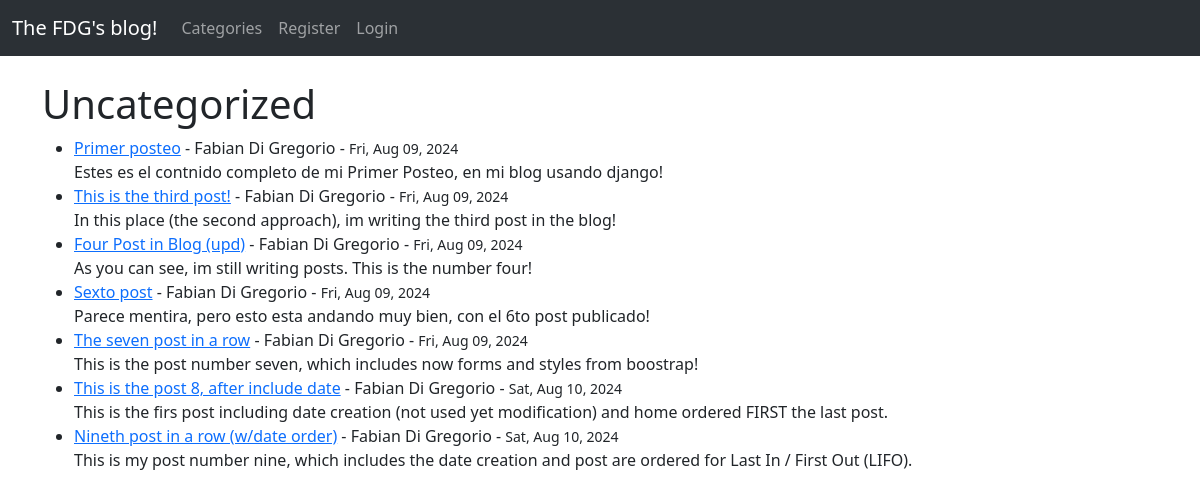
Page /category/uncategorized/ on the earlier database version.
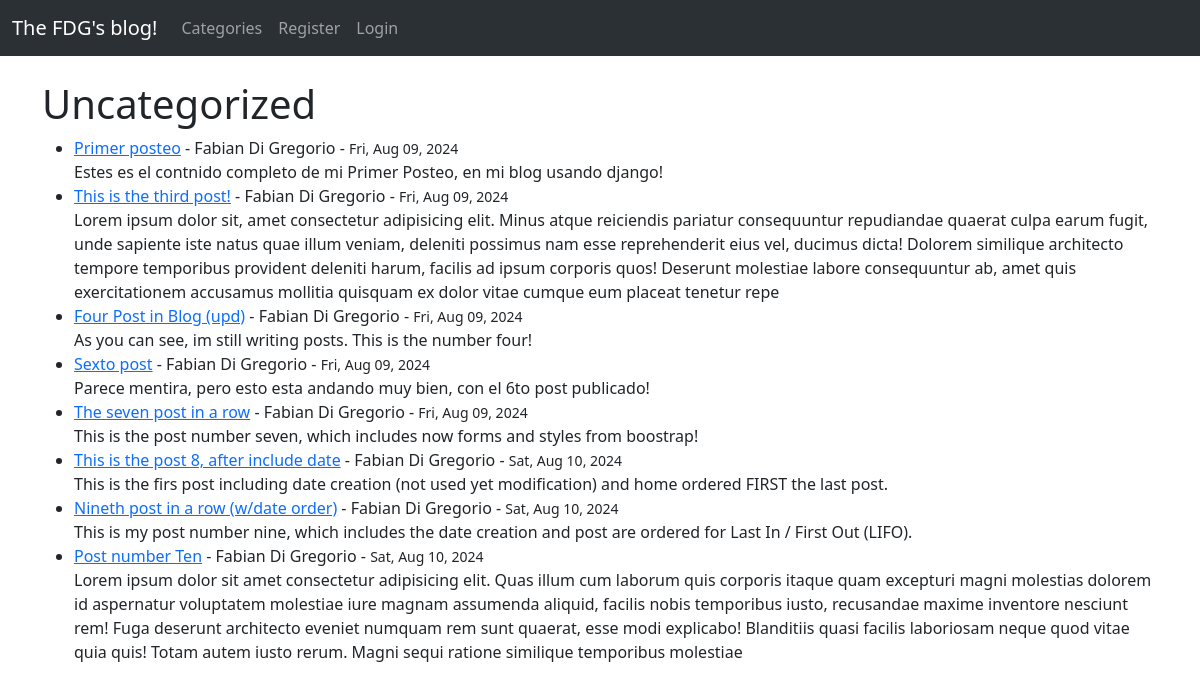
Same page on the later database version.
### fdgblog/models.py (models this page shows, shortened)
class Post(models.Model):
    title = models.CharField(max_length=255)
    title_tag = models.CharField(max_length=255)
    author = models.ForeignKey(User, on_delete=models.CASCADE)
    content = models.TextField()
    created = models.DateTimeField(auto_now_add=True)
    modified = models.DateTimeField(auto_now=True)
    category = models.CharField(max_length=255, default="uncategorized")
    def get_formatted_created(self):
        return self.created.strftime("%a, %b %d, %Y")  # Example format

### fdgblog/views.py (the view)
# urls.py: path('category/<str:cats>/', CategoryView, name='categories'),
def CategoryView(request, cats):
    category_posts = Post.objects.filter(category=cats.replace('-', ' '))
    return render(request, 'categories.html', {'cats': cats.title().replace('-', ' '), 'category_posts': category_posts})

### fdgblog/templates/categories.html (shortened to what this page needs)
{% extends 'base.html' %}
{% block content %}
    {% if category_posts %}
        <h1>{{ cats }}</h1>
        <ul>
            {% for post in category_posts %}
                <li><a href="{% url 'article_details' post.pk %}">{{ post.title}}</a>
                    - {{ post.author.first_name}} {{ post.author.last_name}}
                    - <small>{{ post.get_formatted_created }}</small>
                <br/>
                {{ post.content|slice:":500" }}
                </li>
        {% endfor %}
        </ul>
    {% else %}
        <h2>This page does not exist!</h2>
    {% endif %}
{% endblock %}

Differences in the rows shown:
changed Post "This is the third post!": content "In this place (the second approach), im writing the third post in the blog!" → "Lorem ipsum dolor sit, amet consectetur adipisicing elit. Minus atque reiciendis pariatur consequuntur repudiandae quaerat culpa earum fugit, unde sapiente iste natus quae illum veniam, deleniti possimus nam esse reprehenderit eius vel, ducimus dicta! Dolorem similique architecto tempore temporibus provident deleniti harum, facilis ad ipsum corporis quos! Deserunt molestiae labore consequuntur ab, amet quis exercitationem accusamus mollitia quisquam ex dolor vitae cumque eum placeat tenetur repe"
added Post: title "Post number Ten", author.first_name "Fabian", author.last_name "Di Gregorio", get_formatted_created "Sat, Aug 10, 2024", content "Lorem ipsum dolor sit amet consectetur adipisicing elit. Quas illum cum laborum quis corporis itaque quam excepturi magni molestias dolorem id aspernatur voluptatem molestiae iure magnam assumenda aliquid, facilis nobis temporibus iusto, recusandae maxime inventore nesciunt rem! Fuga deserunt architecto eveniet numquam rem sunt quaerat, esse modi explicabo! Blanditiis quasi facilis laboriosam neque quod vitae quia quis! Totam autem iusto rerum. Magni sequi ratione similique temporibus molestiae"
